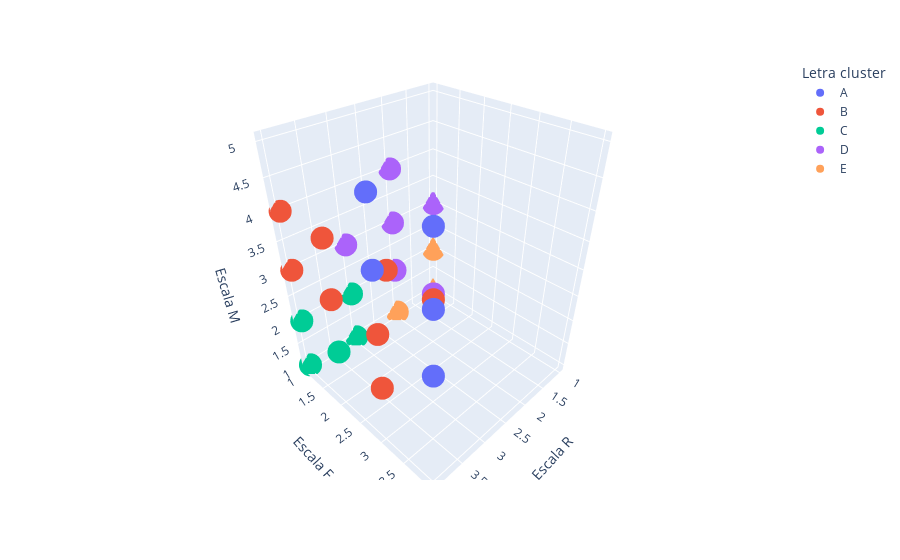

The cell this chart's notebook holds for it:
### Code cell
fig = px.scatter_3d(df_pred_km.sort_values(by= "Letra cluster"), x= "Escala R", y= "Escala F", z= "Escala M",
                    color= "Letra cluster")
fig.show()

### Figure 1 — Plotly figure (JSON) as saved in the notebook; plotly's stock layout.template omitted (floating-point values rounded to 4 significant figures)
{"data": [{"hovertemplate": "Letra cluster=A<br>Escala R=%{x}<br>Escala F=%{y}<br>Escala M=%{z}<extra></extra>", "legendgroup": "A", "marker": {"color": "#636efa", "symbol": "circle"}, "mode": "markers", "name": "A", "scene": "scene", "showlegend": true, "type": "scatter3d", "x": [4, 4, 4, 4, 4], "y": [3, 4, 4, 3, 4], "z": [5, 5, 4, 4, 3]}, {"hovertemplate": "Letra cluster=B<br>Escala R=%{x}<br>Escala F=%{y}<br>Escala M=%{z}<extra></extra>", "legendgroup": "B", "marker": {"color": "#EF553B", "symbol": "circle"}, "mode": "markers", "name": "B", "scene": "scene", "showlegend": true, "type": "scatter3d", "x": [3, 4, 4, 4, 4, 4, 3, 4], "y": [3, 2, 3, 2, 1, 3, 2, 1], "z": [3, 4, 2, 3, 3, 3, 3, 4]}, {"hovertemplate": "Letra cluster=C<br>Escala R=%{x}<br>Escala F=%{y}<br>Escala M=%{z}<extra></extra>", "legendgroup": "C", "marker": {"color": "#00cc96", "symbol": "circle"}, "mode": "markers", "name": "C", "scene": "scene", "showlegend": true, "type": "scatter3d", "x": [4, 3, 4, 4, 3], "y": [1, 1, 2, 1, 1], "z": [2, 2, 2, 1, 1]}, {"hovertemplate": "Letra cluster=D<br>Escala R=%{x}<br>Escala F=%{y}<br>Escala M=%{z}<extra></extra>", "legendgroup": "D", "marker": {"color": "#ab63fa", "symbol": "circle"}, "mode": "markers", "name": "D", "scene": "scene", "showlegend": true, "type": "scatter3d", "x": [2, 1, 2, 2, 3, 2], "y": [1, 1, 2, 1, 1, 1], "z": [3, 3, 2, 4, 3, 2]}, {"hovertemplate": "Letra cluster=E<br>Escala R=%{x}<br>Escala F=%{y}<br>Escala M=%{z}<extra></extra>", "legendgroup": "E", "marker": {"color": "#FFA15A", "symbol": "circle"}, "mode": "markers", "name": "E", "scene": "scene", "showlegend": true, "type": "scatter3d", "x": [1, 1, 2], "y": [1, 1, 1], "z": [2, 1, 1]}], "layout": {"legend": {"title": {"text": "Letra cluster"}, "tracegroupgap": 0}, "margin": {"t": 60}, "scene": {"domain": {"x": [0, 1], "y": [0, 1]}, "xaxis": {"title": {"text": "Escala R"}}, "yaxis": {"title": {"text": "Escala F"}}, "zaxis": {"title": {"text": "Escala M"}}}}}
